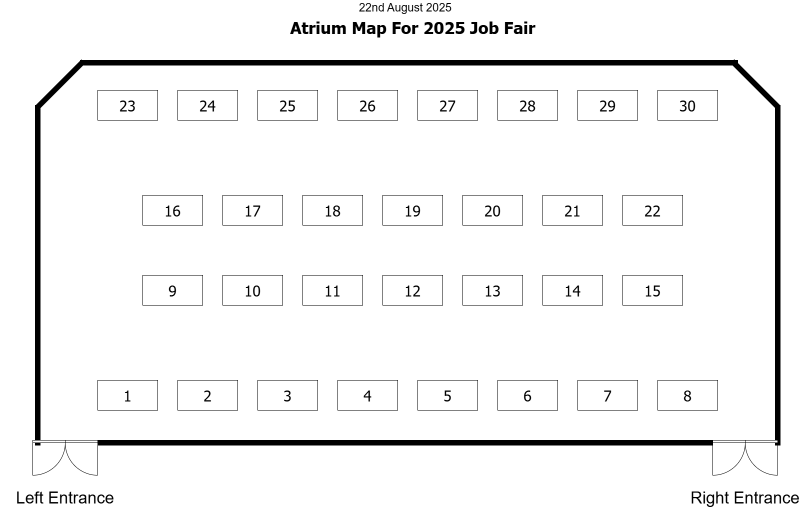
#> input picture database/seeders/assets/job_fair_maps/jobfairmap.png, 1620 x 1016 px (shown at 1/2 size)
$ python ocr_utils_test.py   (older library calls are emulated)
#> lines starting #> are read from the running program, lines starting #| are printed output that depends on the picture; after the words box and inside, x2 and y2 are one past the last pixel; in counts of white or black regions, pixels touching at a corner belong together
### streamlit_frontend/lib/ocr_utils.py
import cv2
import numpy as np
import pytesseract
from PIL import Image, ImageDraw, ImageFilter, ImageFont
import os
import json
import sys

def highlight_booths_on_map(image_bytes, recommended_booth_numbers, test_mode=False, debug_name=None):
#> called with test_mode = True, debug_name = 'all_30'
    if not image_bytes or not recommended_booth_numbers:
        return None
    try:
        pil_image = Image.open(image_bytes).convert("RGB")
        cv_img = cv2.cvtColor(np.array(pil_image), cv2.COLOR_RGB2BGR)
        draw = ImageDraw.Draw(pil_image)
    except Exception as e:
        print(f"Error loading image: {e}")
        return None
    # Detect rectangles (booths)
    gray = cv2.cvtColor(cv_img, cv2.COLOR_BGR2GRAY)
    blur = cv2.GaussianBlur(gray, (3, 3), 0)
    thresh = cv2.adaptiveThreshold(blur, 255, cv2.ADAPTIVE_THRESH_GAUSSIAN_C,
                                   cv2.THRESH_BINARY_INV, 11, 2)
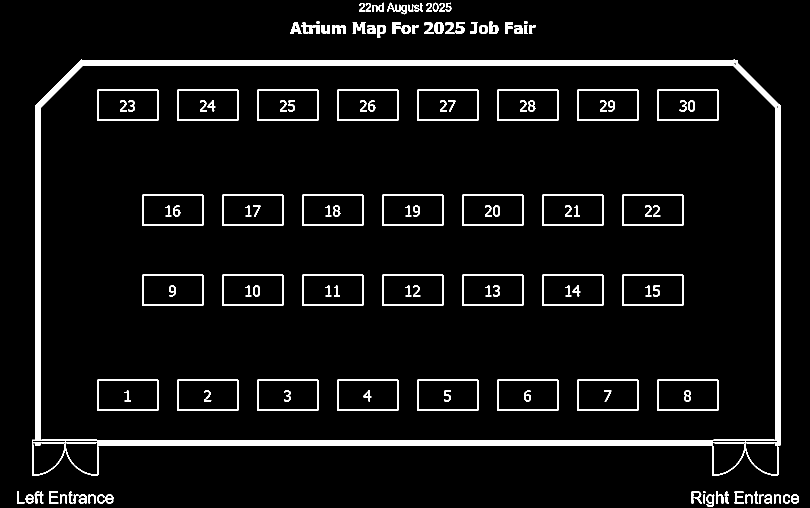
#> thresh: shape (1016, 1620) (shown at 1/2 size); 5.7% white; 146 white regions (1 under 20 px), largest, box (x1, y1, x2, y2) and area: (64, 119, 1561, 952) 44718, (194, 179, 317, 242) 1076, (354, 179, 477, 242) 1076
    kernel = cv2.getStructuringElement(cv2.MORPH_RECT, (3, 3))
    closed = cv2.morphologyEx(thresh, cv2.MORPH_CLOSE, kernel, iterations=1)
#> closed: shape (1016, 1620); 6% white; 123 white regions (1 under 20 px)
    contours, _ = cv2.findContours(closed, cv2.RETR_TREE, cv2.CHAIN_APPROX_SIMPLE)
#> contours = 216 contours, 7 with area under 20; largest, box (x1, y1, x2, y2) and area: (64, 119, 1561, 952) 1151670, (80, 130, 1551, 881) 1094954, (1314, 759, 1437, 822) 7562, (1154, 759, 1277, 822) 7562, (994, 759, 1117, 822) 7562
    img_h, img_w = gray.shape
#> img_h = 1016; img_w = 1620
    booth_boxes = []
    for cnt in contours:
        x, y, w, h = cv2.boundingRect(cnt)
        aspect = w / h if h > 0 else 0
        area = w * h
        if w > 15 and h > 15 and w < img_w * 0.9 and h < img_h * 0.9 and 0.3 < aspect < 4.0 and 100 < area < 10000:
            booth_boxes.append((x, y, w, h))
#> this loop made 216 passes
#> (x, y, w, h, aspect, area) on passes 1 to 3: (1566, 989, 32, 18, 1.78, 576), (1585, 998, 11, 7, 1.57, 77), (1585, 991, 10, 7, 1.43, 70)
#> after the loop, booth_boxes = 100 items, first 6: (1566, 989, 32, 18), (1413, 989, 16, 25), (195, 989, 32, 18), (51, 989, 17, 18), (1508, 983, 36, 25), (1469, 983, 19, 24)
    booth_boxes = sorted(booth_boxes, key=lambda b: (b[1], b[0]))
#> booth_boxes = 100 items, first 6: (718, 5, 50, 19), (774, 5, 72, 24), (852, 5, 25, 19), (878, 5, 25, 19), (979, 43, 18, 25), (580, 44, 23, 24)
    # --- Load or create cache ---
    cache_file = os.path.join(os.path.dirname(__file__), f'ocr_psm_cache_{debug_name or "map"}.json')
    if os.path.exists(cache_file):
        with open(cache_file, 'r') as f:
            booth_cache = json.load(f)
    else:
        booth_cache = {}
    # --- Enhanced OCR for each detected rectangle with debug ---
    def ocr_all_strategies_debug(booth_img, booth_num, rect):
        results = []
        pil_img_color = Image.fromarray(cv2.cvtColor(booth_img, cv2.COLOR_BGR2RGB))
        gray_booth = cv2.cvtColor(booth_img, cv2.COLOR_BGR2GRAY)
        booth_bin = cv2.adaptiveThreshold(gray_booth, 255, cv2.ADAPTIVE_THRESH_MEAN_C, cv2.THRESH_BINARY, 11, 2)
        pil_img_bin = Image.fromarray(booth_bin)
        pil_img_bin_resized = pil_img_bin.resize((pil_img_bin.width*2, pil_img_bin.height*2), Image.BICUBIC)
        denoised = cv2.fastNlMeansDenoising(gray_booth, None, 30, 7, 21)
        pil_img_denoised = Image.fromarray(denoised)
        pil_img_sharp = pil_img_color.filter(ImageFilter.SHARPEN)
        pil_img_contrast = pil_img_color.point(lambda p: min(255, int(p*1.5)))
        pil_img_invert = Image.fromarray(255 - np.array(pil_img_bin))
        variants = [
            ("color", pil_img_color),
            ("bin", pil_img_bin),
            ("bin_resized", pil_img_bin_resized),
            ("denoised", pil_img_denoised),
            ("sharp", pil_img_sharp),
            ("contrast", pil_img_contrast),
            ("invert", pil_img_invert)
        ]
        psm_modes = [3, 4, 6, 7, 8, 10, 11, 12, 13]
        for variant_name, img in variants:
            for psm in psm_modes:
                config = f'--psm {psm} -c tessedit_char_whitelist=0123456789'
                text = pytesseract.image_to_string(img, config=config)
                text = text.strip().replace('\n', '').replace(' ', '')
                print(f"[DEBUG] Booth {booth_num} Rect {rect} Variant {variant_name} PSM {psm} -> '{text}'")
                if text.isdigit():
                    results.append((text, variant_name, psm))
        for text, variant_name, psm in results:
            if text == str(booth_num):
                print(f"[MATCH] Booth {booth_num} found at {rect} with variant {variant_name} and PSM {psm}")
                return text
        return None
    # --- Assignment logic: Use cache if available, OCR otherwise ---
    booth_to_rect = {}
    used_rects = set()
    # 1. Use cached coordinates for recommended booths if available
    for num in recommended_booth_numbers:
        num_str = str(num)
        coords = booth_cache.get(num_str, [])
        if coords:
            box = tuple(coords)
            booth_to_rect[num_str] = box
            used_rects.add(box)
            print(f"[CACHE] Booth {num} at {box}")
    # 2. For remaining booths, run OCR and only draw if a new, confident coordinate is found
    for num in recommended_booth_numbers:
        num_str = str(num)
        coords = booth_cache.get(num_str, [])
        if coords:
            continue  # Already in cache
        found = False
        for box in booth_boxes:
            if box in used_rects:
                continue
            x, y, w, h = box
            pad = 5
            x0 = max(0, x - pad)
            y0 = max(0, y - pad)
            x1 = min(img_w, x + w + pad)
            y1 = min(img_h, y + h + pad)
            booth_img = cv_img[y0:y1, x0:x1]
            detected_num = ocr_all_strategies_debug(booth_img, num_str, box)
            if detected_num == num_str:
                booth_to_rect[num_str] = box
                booth_cache[num_str] = list(box)
                used_rects.add(box)
                found = True
                print(f"[NEW] Booth {num} at {box}")
                break
        if not found:
            print(f"[MISSING] Booth {num} not found by OCR or cache")
            booth_cache[num_str] = []
            # Optionally save the crop for manual inspection
            try:
                crop_dir = os.path.join(os.path.dirname(__file__), 'debug_crops')
                os.makedirs(crop_dir, exist_ok=True)
                crop_path = os.path.join(crop_dir, f'booth_{num_str}_crop.png')
                Image.fromarray(cv_img[y0:y1, x0:x1]).save(crop_path)
            except Exception as e:
                print(f"[DEBUG] Could not save crop for booth {num_str}: {e}")
#> this loop made 1 pass
#> pass 1, in ocr_all_strategies_debug, `pil_img_color = Image.fromarray(cv2.cvtColor(booth_img, cv2.COLOR_BGR2..`:
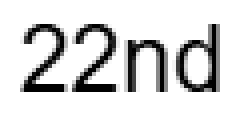
#> pil_img_color: PIL image 60x29 RGB (shown 4 times larger); min 0, max 255, mean 214.8
#> pass 1, in ocr_all_strategies_debug, `pil_img_bin = Image.fromarray(booth_bin)`:
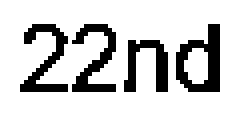
#> pil_img_bin: PIL image 60x29 L (shown 4 times larger); 80.5% white; black in thin lines or dots, all inside (x1, y1, x2, y2) = (5, 6, 55, 23)
#> pass 1, in ocr_all_strategies_debug, `pil_img_bin_resized = pil_img_bin.resize((pil_img_bin.width*2, pil_img..`:
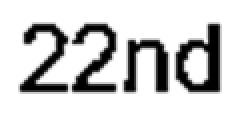
#> pil_img_bin_resized: PIL image 120x58 L (shown 2 times larger); min 0, max 255, mean 205.3
#> after the loop, booth_cache = 0 items; booth_to_rect = 0 items; used_rects = 0 items
    # Draw highlights only for recommended booths that are in the cache or newly detected
    for num in recommended_booth_numbers:
        num_str = str(num)
        if num_str in booth_to_rect:
            x, y, w, h = booth_to_rect[num_str]
            draw.rectangle([x, y, x+w, y+h], outline=(255,0,0), fill=(255,200,200), width=4)
            font_size = max(16, int(h * 0.5))
            try:
                font = ImageFont.truetype("arial.ttf", size=font_size)
            except:
                font = ImageFont.load_default()
            text = str(num)
            try:
                bbox = draw.textbbox((0, 0), text, font=font)
                text_w, text_h = bbox[2] - bbox[0], bbox[3] - bbox[1]
            except AttributeError:
                text_w, text_h = draw.textsize(text, font=font)
            text_x = x + (w - text_w) // 2
            text_y = y + (h - text_h) // 2
            draw.text((text_x, text_y), text, fill=(0,0,0), font=font)
    # Save updated cache
    with open(cache_file, 'w') as f:
        json.dump(booth_cache, f, indent=2)
    return pil_image

### streamlit_frontend/lib/ocr_utils_test.py
import os
from io import BytesIO
from PIL import Image
from ocr_utils import highlight_booths_on_map
import random

# Correct path to the map images
MAPS_DIR = os.path.abspath(os.path.join(os.path.dirname(__file__), '../../database/seeders/assets/job_fair_maps'))

MAPS = [
    ("jobfairmap.png", [str(i) for i in range(1, 31)], "jobfairmap"),
    ("jobfairmap2.png", [str(i) for i in range(1, 4)], "jobfairmap2"),
]

LIB_DIR = os.path.dirname(os.path.abspath(__file__))

# [45 lines left out: functions print_all_boxes, run_test, run_full_detection_test, main, not called in this run]

if __name__ == "__main__":
    import time
    # Highlight all booths for 30-booth layout
    map_path_30 = os.path.join(os.path.dirname(__file__), "..", "..", "database", "seeders", "assets", "job_fair_maps", "jobfairmap.png")
    booth_numbers_30 = [str(i) for i in range(1, 31)]
    with open(map_path_30, "rb") as f:
        image_bytes_30 = BytesIO(f.read())
    print(f"Testing map: {map_path_30} with all booths: {booth_numbers_30}")
    start_30 = time.time()
#> (the run stopped early here; a loop or call above may not have finished)
